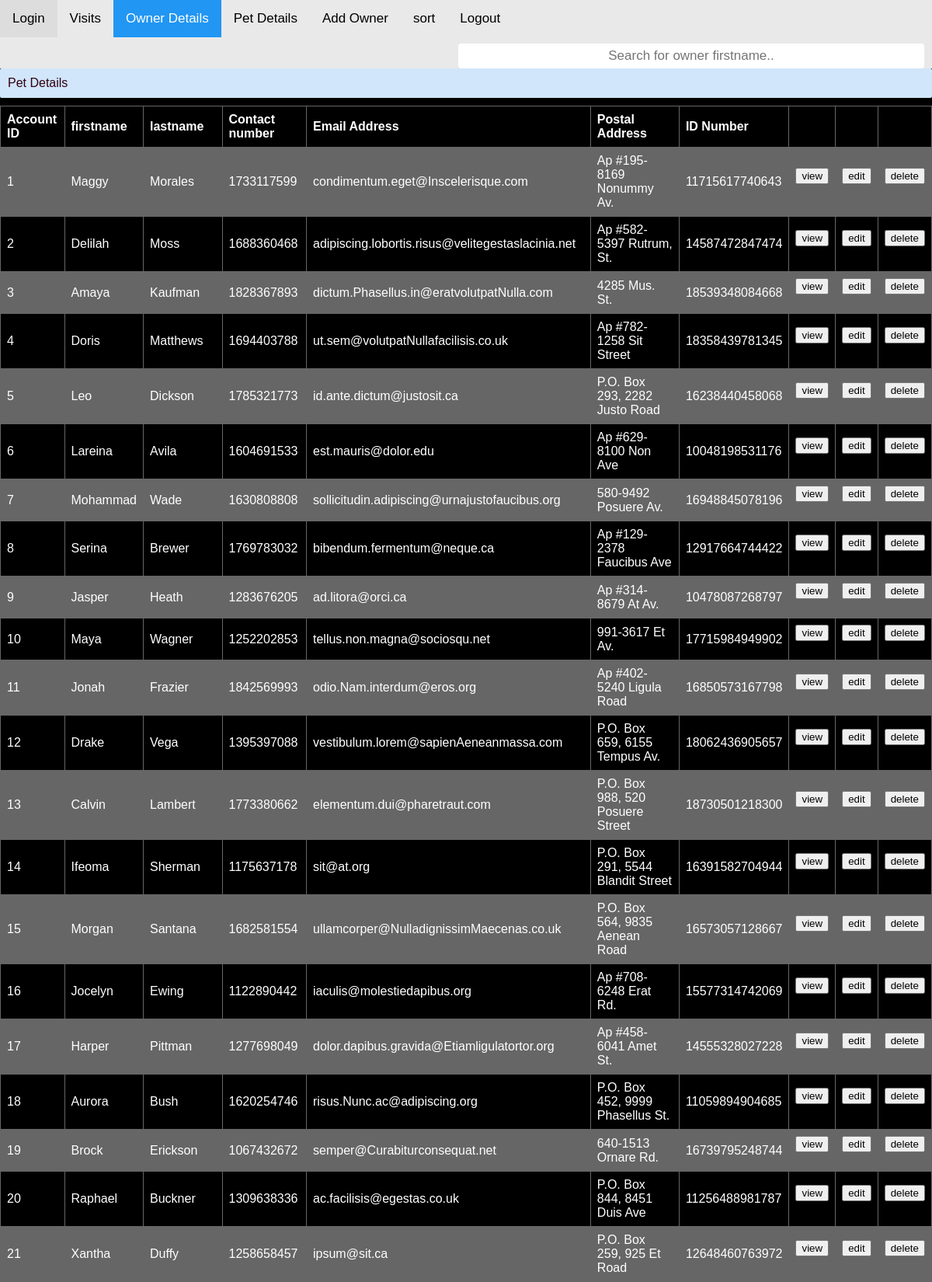
/owner_details.php (upper part), run on the app's committed database.
### tables this page shows
CREATE TABLE `owner` (
  `account_id` int(6) UNSIGNED NOT NULL,
  `firstname` varchar(255) DEFAULT NULL,
  `lastname` varchar(255) DEFAULT NULL,
  `contact_number` int(10) DEFAULT NULL,
  `email_address` varchar(100) DEFAULT NULL,
  `postal_address` varchar(255) DEFAULT NULL,
  `id_number` bigint(13) DEFAULT NULL
);

### owner.php (called while the page is built, shortened)
<?php
    class Owner{
        private $conn;
        private $db_table = "owner";
        public function __construct($db){
            $this->conn = $db;
        }
        public function getOwner(){
						    $start = 0;  $per_page = 10;
    $page_counter = 0;
    $q = "SELECT * FROM pet LIMIT $start, $per_page";
    $query = $this->conn->prepare($q);
    $query->execute();
			  if($query->rowCount() > 0){
        $result = $query->fetchAll(PDO::FETCH_ASSOC);
			  }
            $sqlQuery = "SELECT account_id, firstname,lastname, contact_number, email_address, postal_address, id_number FROM " . $this->db_table . "";
            $stmt = $this->conn->prepare($sqlQuery);
            $stmt->execute();
			$count = $query->rowCount();
            return $stmt;
        }
}
?>

### owner_details.php (the view, shortened to what this page needs)
<HTML>
  <HEAD>
  <link rel="stylesheet" href="https://cdnjs.cloudflare.com/ajax/libs/font-awesome/4.7.0/css/font-awesome.min.css">
    	<link href="css\style.css" type="text/css" rel="stylesheet" />
		<link href="css\table.css" type="text/css" rel="stylesheet" />
		<link href="css\log_reg.css" type="text/css" rel="stylesheet" />
		<link href="css\navstyle.css" type="text/css" rel="stylesheet" />
  </HEAD>
<BODY>
<div class="topnav">
    <a href="index.php">Login</a>
    <a href="view_visits.php">Visits</a>
    <a class="active" href="owner_details.php">Owner Details</a>
    <a  href="pet_details.php">Pet Details</a>
	<a   href="add_owner.php">Add Owner</a>
	<a  href="javascript:sortTable();">sort</a>
	<a style="float:right"><a  href="logout.php">Logout</a>
	<input style="float:right" type="text" id="myInput" onkeyup="myFunction()" placeholder="Search for owner firstname.." title="Type in a name">
  </div>
  <div id="owner-grid" style= "float: left;">
    <div class="txt-heading">Pet Details</div>
    <table id="myTable" style="width:100%">
    <tr>
    <th>Account ID</th>
    <th>firstname</th>
    <th>lastname</th>
    <th>Contact number</th>
    <th>Email Address</th>
    <th>Postal Address</th>
    <th>ID Number</th>
    <th></th>
    <th></th>
    <th></th>
  </tr>
  <?php
    include_once 'dbconnect.php';
    include_once 'owner.php';
    $database = new DBController();
    $db = $database->getConnection();
    $items = new Owner($db);
    $stmt = $items->getOwner();
    $itemCount = $stmt->rowCount();
    if($itemCount > 0){
        while ($row = $stmt->fetch(PDO::FETCH_ASSOC)){
            extract($row);
            ?>
              <tr>
                <td><?php echo $account_id ?></td>
                <td><?php echo $firstname ?></td>
                <td><?php echo $lastname ?></td>
                <td><?php echo $contact_number ?></td>
                <td><?php echo $email_address ?></td>
                <td><?php echo $postal_address ?></td>
                <td><?php echo $id_number ?></td>
                <td> <form method="post" action="single_owner.php?account_id=<?php echo $account_id; ?> " >
                    <button class="viewbtn">view</button></form></td>
                <td> <form method="post" action="update_owner.php?account_id=<?php echo $account_id; ?>" >
                    <button class="editbtn">edit</button></form></td>
                <td> <form method="post" action="delete_owner.php?account_id=<?php echo $account_id; ?>" >
                    <button class="deletebtn">delete</button></form></td>
               </tr>
    <?php
        }
    }
    else{
        http_response_code(404);
        echo json_encode(
            array("message" => "No record found.")
        );
    }
?>
      </table>
  </div>
</BODY>
</HTML>

### css/style.css (style rules this page uses)
body { width:auto; height: auto; font-family:calibri; }
.txt-heading { padding: 10px 10px; border-radius: 2px; color: #330014; background: #d1e6fa; margin-bottom:10px; }

### css/table.css (style rules this page uses)
table { font-family: arial, sans-serif; border-collapse: collapse; width: 100%; }
td, th { border: 1px solid #666666; text-align: left; padding: 8px; }
tr:nth-child(even) { background-color: #666666; }

### css/log_reg.css (style rules this page uses)
body { background-color: black; color: white; }
input[type=text], input[type = password], input[type = number],input[list=browsers] select { width: 50%; display: inline-block; float: left; border: 1px solid #ccc; border-radius: 4px; box-sizing: border-box; margin-right: 10px; text-align: center; }

### css/navstyle.css (style rules this page uses)
* { box-sizing: border-box; }
body { margin: 0; font-family: Arial, Helvetica, sans-serif; }
.topnav { overflow: hidden; background-color: #e9e9e9; }
.topnav a { float: left; display: block; color: black; text-align: center; padding: 14px 16px; text-decoration: none; font-size: 17px; }
.topnav a.active { background-color: #2196F3; color: white; }
.topnav input[type=text] { padding: 6px; margin-top: 8px; font-size: 17px; border: none; }

### data on the page
owner: account_id "1", firstname "Maggy", lastname "Morales", contact_number "1733117599", email_address "condimentum.eget@Inscelerisque.com", postal_address "Ap #195-8169 Nonummy Av.", id_number "11715617740643"
owner: account_id "2", firstname "Delilah", lastname "Moss", contact_number "1688360468", email_address "adipiscing.lobortis.risus@velitegestaslacinia.net", postal_address "Ap #582-5397 Rutrum, St.", id_number "14587472847474"
owner: account_id "3", firstname "Amaya", lastname "Kaufman", contact_number "1828367893", email_address "dictum.Phasellus.in@eratvolutpatNulla.com", postal_address "4285 Mus. St.", id_number "18539348084668"
owner: account_id "4", firstname "Doris", lastname "Matthews", contact_number "1694403788", email_address "ut.sem@volutpatNullafacilisis.co.uk", postal_address "Ap #782-1258 Sit Street", id_number "18358439781345"
owner: account_id "5", firstname "Leo", lastname "Dickson", contact_number "1785321773", email_address "id.ante.dictum@justosit.ca", postal_address "P.O. Box 293, 2282 Justo Road", id_number "16238440458068"
owner: account_id "6", firstname "Lareina", lastname "Avila", contact_number "1604691533", email_address "est.mauris@dolor.edu", postal_address "Ap #629-8100 Non Ave", id_number "10048198531176"
owner: account_id "7", firstname "Mohammad", lastname "Wade", contact_number "1630808808", email_address "sollicitudin.adipiscing@urnajustofaucibus.org", postal_address "580-9492 Posuere Av.", id_number "16948845078196"
owner: account_id "8", firstname "Serina", lastname "Brewer", contact_number "1769783032", email_address "bibendum.fermentum@neque.ca", postal_address "Ap #129-2378 Faucibus Ave", id_number "12917664744422"
owner: account_id "9", firstname "Jasper", lastname "Heath", contact_number "1283676205", email_address "ad.litora@orci.ca", postal_address "Ap #314-8679 At Av.", id_number "10478087268797"
owner: account_id "10", firstname "Maya", lastname "Wagner", contact_number "1252202853", email_address "tellus.non.magna@sociosqu.net", postal_address "991-3617 Et Av.", id_number "17715984949902"
owner: account_id "11", firstname "Jonah", lastname "Frazier", contact_number "1842569993", email_address "odio.Nam.interdum@eros.org", postal_address "Ap #402-5240 Ligula Road", id_number "16850573167798"
owner: account_id "12", firstname "Drake", lastname "Vega", contact_number "1395397088", email_address "vestibulum.lorem@sapienAeneanmassa.com", postal_address "P.O. Box 659, 6155 Tempus Av.", id_number "18062436905657"
owner: account_id "13", firstname "Calvin", lastname "Lambert", contact_number "1773380662", email_address "elementum.dui@pharetraut.com", postal_address "P.O. Box 988, 520 Posuere Street", id_number "18730501218300"
owner: account_id "14", firstname "Ifeoma", lastname "Sherman", contact_number "1175637178", email_address "sit@at.org", postal_address "P.O. Box 291, 5544 Blandit Street", id_number "16391582704944"
owner: account_id "15", firstname "Morgan", lastname "Santana", contact_number "1682581554", email_address "ullamcorper@NulladignissimMaecenas.co.uk", postal_address "P.O. Box 564, 9835 Aenean Road", id_number "16573057128667"
owner: account_id "16", firstname "Jocelyn", lastname "Ewing", contact_number "1122890442", email_address "iaculis@molestiedapibus.org", postal_address "Ap #708-6248 Erat Rd.", id_number "15577314742069"
owner: account_id "17", firstname "Harper", lastname "Pittman", contact_number "1277698049", email_address "dolor.dapibus.gravida@Etiamligulatortor.org", postal_address "Ap #458-6041 Amet St.", id_number "14555328027228"
owner: account_id "18", firstname "Aurora", lastname "Bush", contact_number "1620254746", email_address "risus.Nunc.ac@adipiscing.org", postal_address "P.O. Box 452, 9999 Phasellus St.", id_number "11059894904685"
owner: account_id "19", firstname "Brock", lastname "Erickson", contact_number "1067432672", email_address "semper@Curabiturconsequat.net", postal_address "640-1513 Ornare Rd.", id_number "16739795248744"
owner: account_id "20", firstname "Raphael", lastname "Buckner", contact_number "1309638336", email_address "ac.facilisis@egestas.co.uk", postal_address "P.O. Box 844, 8451 Duis Ave", id_number "11256488981787"
owner: account_id "21", firstname "Xantha", lastname "Duffy", contact_number "1258658457", email_address "ipsum@sit.ca", postal_address "P.O. Box 259, 925 Et Road", id_number "12648460763972"
